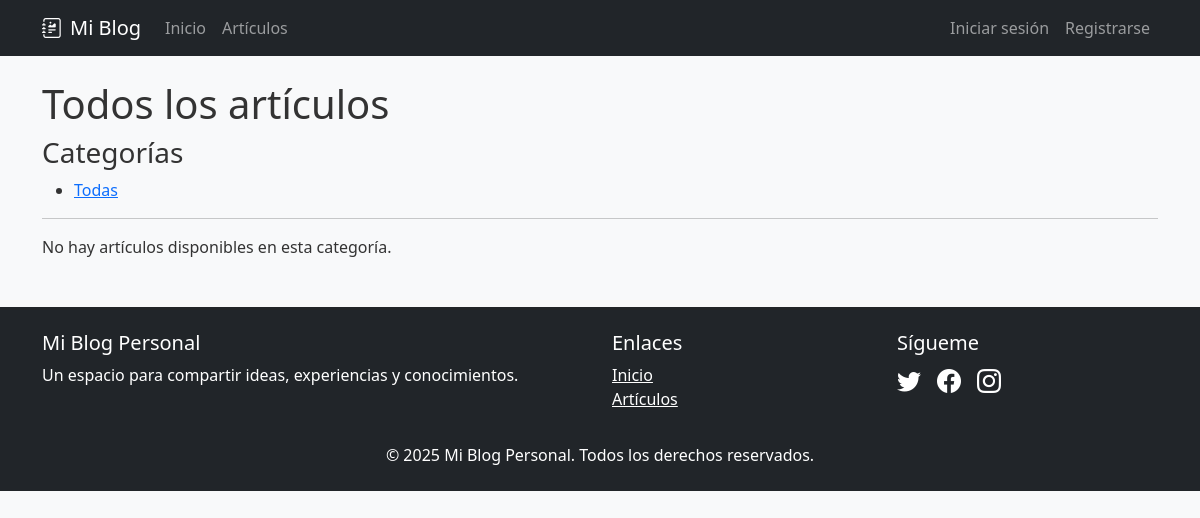
The page /posts/ on the database as committed earlier.
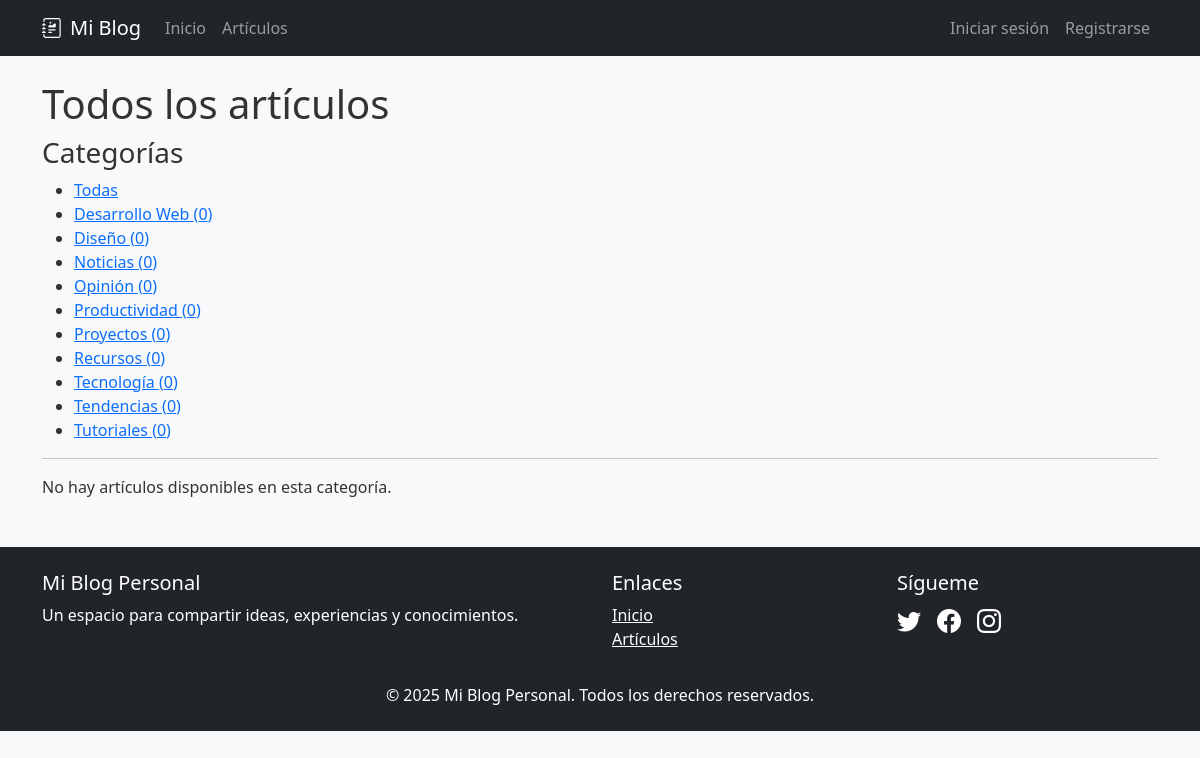
The same page on the database as committed later.
### app1/models.py (models this page shows, shortened)
class Categoria(models.Model):
    nombre = models.CharField(max_length=100)
    slug = models.SlugField(unique=True, max_length=100)
    descripcion = models.TextField(blank=True)
    class Meta:
        verbose_name_plural = "Categorías"

### app1/views.py (the view)
# urls.py: path('posts/', views.lista_posts, name='lista_posts'),
def lista_posts(request):
    categoria_slug = request.GET.get('categoria')
    if categoria_slug:
        categoria = get_object_or_404(Categoria, slug=categoria_slug)
        posts_list = Post.objects.filter(categoria=categoria, publicado=True)
        titulo_pagina = f"Artículos en: {categoria.nombre}"
    else:
        posts_list = Post.objects.filter(publicado=True)
        titulo_pagina = "Todos los artículos"
    paginator = Paginator(posts_list, 9)  # 9 posts por página
    page = request.GET.get('page')
    posts = paginator.get_page(page)
    categorias = Categoria.objects.annotate(num_posts=Count('posts')).order_by('nombre')
    context = {
        'posts': posts,
        'categorias': categorias,
        'titulo_pagina': titulo_pagina,
        'categoria_actual': categoria_slug,
    }
    return render(request, 'app1/lista_posts.html', context)

### app1/templates/app1/lista_posts.html (shortened to what this page needs)
{% extends 'app1/base.html' %}
{% load static %}
{% block content %}
<h1>{{ titulo_pagina }}</h1>
<div>
    <h3>Categorías</h3>
    <ul>
        <li><a href="{% url 'app1:lista_posts' %}">Todas</a></li>
        {% for cat in categorias %}
            <li>
                <a href="{% url 'app1:lista_posts' %}?categoria={{ cat.slug }}" {% if cat.slug == categoria_actual %}style="font-weight: bold;"{% endif %}>
                    {{ cat.nombre }} ({{ cat.num_posts }})
                </a>
            </li>
        {% endfor %}
    </ul>
</div>
<hr>
<div>
    {% if posts %}
        {% for post in posts %}
            <article>
                <h2><a href="{{ post.get_absolute_url }}">{{ post.titulo }}</a></h2>
                <p>Categoría: <a href="{% url 'app1:posts_por_categoria' post.categoria.slug %}">{{ post.categoria.nombre }}</a></p>
                <p>Publicado el: {{ post.fecha_publicacion|date:"d M Y" }} por {{ post.autor.username }}</p>
                <div>
                    {{ post.contenido|truncatewords_html:50|safe }}
                </div>
                <a href="{{ post.get_absolute_url }}">Leer más</a>
            </article>
            <hr>
        {% endfor %}
    {% else %}
        <p>No hay artículos disponibles en esta categoría.</p>
    {% endif %}
</div>
{% endblock %}

### app1/templates/app1/base.html (shortened to what this page needs)
<!DOCTYPE html>
<html lang="es">
<head>
    <link href="https://cdn.jsdelivr.net/npm/bootstrap@5.3.0/dist/css/bootstrap.min.css" rel="stylesheet">
    <link rel="stylesheet" href="https://cdn.jsdelivr.net/npm/bootstrap-icons@1.11.0/font/bootstrap-icons.css">
    {% load static %}
    <link rel="stylesheet" href="{% static 'app1/css/styles.css' %}">
</head>
<body>
    <nav class="navbar navbar-expand-lg navbar-dark bg-dark mb-4">
        <div class="container">
            <a class="navbar-brand" href="{% url 'app1:home' %}">
                <i class="bi bi-journal-richtext me-2"></i>Mi Blog
            </a>
            <div class="collapse navbar-collapse" id="navbarNav">
                <ul class="navbar-nav me-auto">
                    <li class="nav-item">
                        <a class="nav-link" href="{% url 'app1:home' %}">Inicio</a>
                    </li>
                    <li class="nav-item">
                        <a class="nav-link" href="{% url 'app1:lista_posts' %}">Artículos</a>
                    </li>
                </ul>
                <div class="navbar-nav">
                    {% if user.is_authenticated %}
                    <span class="nav-item nav-link text-light">
                        <i class="bi bi-person-circle me-1"></i>{{ user.username }}
                    </span>
                    <form method="post" action="{% url 'logout' %}" class="d-inline">
                        {% csrf_token %}
                        <button type="submit" class="nav-link btn btn-link text-secondary">Cerrar sesión</button>
                    </form>
                    {% else %}
                    <a class="nav-link" href="{% url 'login' %}">Iniciar sesión</a>
                    <a class="nav-link" href="{% url 'register' %}">Registrarse</a>
                    {% endif %}
                </div>
            </div>
        </div>
    </nav>
    <div class="container">
        {% block content %}
        {% endblock %}
    </div>
    <footer class="mt-5 py-4 bg-dark text-white">
        <div class="container">
            <div class="row">
                <div class="col-md-6">
                    <h5>Mi Blog Personal</h5>
                    <p>Un espacio para compartir ideas, experiencias y conocimientos.</p>
                </div>
                <div class="col-md-3">
                    <h5>Enlaces</h5>
                    <ul class="list-unstyled">
                        <li><a href="{% url 'app1:home' %}" class="text-white">Inicio</a></li>
                        <li><a href="{% url 'app1:lista_posts' %}" class="text-white">Artículos</a></li>
                    </ul>
                </div>
                <div class="col-md-3">
                    <h5>Sígueme</h5>
                    <div class="d-flex gap-3 fs-4">
                        <a href="#" class="text-white"><i class="bi bi-twitter"></i></a>
                        <a href="#" class="text-white"><i class="bi bi-facebook"></i></a>
                        <a href="#" class="text-white"><i class="bi bi-instagram"></i></a>
                    </div>
                </div>
            </div>
            <div class="text-center mt-3">
                <p class="mb-0">© {% now "Y" %} Mi Blog Personal. Todos los derechos reservados.</p>
            </div>
        </div>
    </footer>
</body>
</html>

### app1/static/app1/css/styles.css (style rules this page uses)
body { background-color: #f8f9fa; color: #333; }

Rows that differ between the two databases and show on the page:
added Categoria: nombre "Desarrollo Web", num_posts "0"
added Categoria: nombre "Diseño", num_posts "0"
added Categoria: nombre "Noticias", num_posts "0"
added Categoria: nombre "Opinión", num_posts "0"
added Categoria: nombre "Productividad", num_posts "0"
added Categoria: nombre "Proyectos", num_posts "0"
added Categoria: nombre "Recursos", num_posts "0"
added Categoria: nombre "Tecnología", num_posts "0"
added Categoria: nombre "Tendencias", num_posts "0"
added Categoria: nombre "Tutoriales", num_posts "0"
